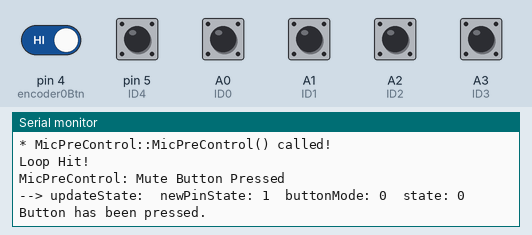
Recording of a sketch running on a simulated Arduino Uno, built with avr-gcc and run on an emulated ATmega328P. On the bench: the last lines printed to the serial monitor. Inputs (shaded band) come from the test bench; at power-on: A0 (ID0), A1 (ID1), A2 (ID2), A3 (ID3), pin 4 (encoder0Btn), pin 5 (ID4) HIGH.

Above: at 1.3 s.
1.4 s: pin 4 (encoder0Btn) driven LOW
At 1.9 s:
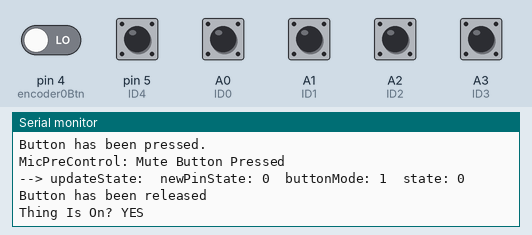
3.0 s: pin 4 (encoder0Btn) driven HIGH
At 4.2 s:
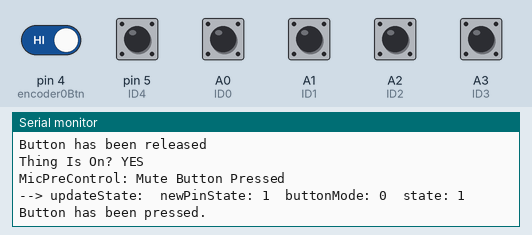
4.5 s: pin 4 (encoder0Btn) driven LOW
At 5.8 s:
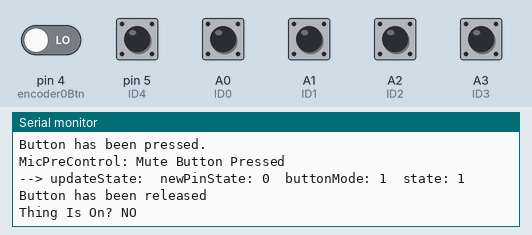

Measured:
- after the input at 1.4 s, the serial monitor: prints a new line after 0.12 s (image 1)
- after the input at 3.0 s, the serial monitor: prints a new line at once (image 2)
- after the input at 4.5 s, the serial monitor: prints a new line at once (image 3)

The sketch:

SSD1306_Test.ino
```cpp
#include "GainEncoder.h"
#include "DataReadout.h"
#include "MicPreData.h"
#include "MicPreControl.h"

/*
   Screen
*/
#include <Adafruit_GFX.h>
#include <Adafruit_SSD1306.h>

#define SCREEN_WIDTH 128
#define SCREEN_HEIGHT 64

Adafruit_SSD1306 display(SCREEN_WIDTH, SCREEN_HEIGHT, &Wire, -1);

/*
   Encoder
*/
#define encoder0PinA 2
#define encoder0PinB 3
#define encoder0Btn 4

#define EncoderMin 1
#define EncoderMax 120
#define EncoderStep 8

volatile int encoder0Pos = 0;
volatile int AValue;
volatile int BValue;
volatile int rotationStep, newRotationStep, btn;


/* Buttons */
#define phantomButton 8
#define polarityButton 9
#define inputZButton 10
#define padButton 11
#define hpfButton 12

/*
   ID DIP Switches

  #define ID0 A0
  #define ID1 A1
  #define ID2 A2
  #define ID3 A3
  #define ID4 A4
*/


//GainEncoder encoder;
MicPreControl micPreControl;
DataReadout dataReadout;
MicPreData micPreData;


void setup() {
  Serial.begin(115200);

  micPreData = MicPreData(deviceID());

  //  encoder = GainEncoder();
  //  attachInterrupt(0, readEncoder, CHANGE);
  //  attachInterrupt(digitalPinToInterrupt(2), readEncoder, CHANGE);

  // Buttons
  buttonConfig();

  // Encoder
  encoderConfig();

  // Device ID
  //  deviceIDConfig();

  // OLED Display
//  if (!display.begin(SSD1306_SWITCHCAPVCC, 0x3C)) {
//    Serial.println("SSD1306 Allocation Failed!!!");
//    for (;;);
//  }
//  else {
//    Serial.println("---> SSD1306 Allocated!!!");
//  }

//  dataReadout = DataReadout(&display, &micPreData);

  micPreControl = MicPreControl(&micPreData);
//  micPreControl.setInfo(&micPreData, &dataReadout);
}


void encoderConfig() {
  Serial.println("encoderConfig called");
  pinMode(encoder0PinA, INPUT_PULLUP);
  pinMode(encoder0PinB, INPUT_PULLUP);
  pinMode(encoder0Btn, INPUT_PULLUP);

//  attachInterrupt(0, readEncoder, CHANGE);
}


void buttonConfig() {
  Serial.println("buttonConfig called");
  pinMode(phantomButton, INPUT);
  pinMode(polarityButton, INPUT);
  pinMode(inputZButton, INPUT);
  pinMode(padButton, INPUT);
  pinMode(hpfButton, INPUT);
}


int deviceID() {
  Serial.print("Setting Device ID:  ");
  const int ID0 = A0;
  const int ID1 = A1;
  const int ID2 = A2;
  const int ID3 = A3;
  const int ID4 = 5;

  pinMode(ID0, INPUT_PULLUP);
  pinMode(ID1, INPUT_PULLUP);
  pinMode(ID2, INPUT_PULLUP);
  pinMode(ID3, INPUT_PULLUP);
  pinMode(ID4, INPUT_PULLUP);

  int id0 = !digitalRead(ID0) << 0;
  int id1 = !digitalRead(ID1) << 1;
  int id2 = !digitalRead(ID2) << 2;
  int id3 = !digitalRead(ID3) << 3;
  int id4 = !digitalRead(ID4) << 4;

  int deviceID = id0 ^ id1 ^ id2 ^ id3 ^ id4;
  Serial.println(deviceID);

  return deviceID;
}


/*
   Encoder
*/

void readEncoder() {
  Serial.println("readEncoder() called");

   micPreControl.updateGainLevel(digitalRead(encoder0PinA), digitalRead(encoder0PinB));

  //    dataReadout.updateDisplay();
}


/*
   Loop
*/

bool loopHit = false;

void loop() {
  if (loopHit == false) {
    Serial.println("Loop Hit!");
    loopHit = true;
  }

  micPreControl.updateMute(bool(digitalRead(encoder0Btn)));
  //
  //  micPreControl.updatePad(bool(digitalRead(padButton)));
  //  micPreControl.updatePhantom(bool(digitalRead(phantomButton)));
  //  micPreControl.updatePolarity(bool(digitalRead(polarityButton)));
  //  micPreControl.updateInputZ(bool(digitalRead(inputZButton)));
  //  micPreControl.updateHPF(bool(digitalRead(hpfButton)));

  //  serialPrintData();

  //    dataReadout.updateDisplay();

  delay(250);
}


//void serialPrintData() {
//  if (micPreData.muteButtonState == LOW) {
//    //  if (digitalRead(MUTE_BUTTON) == HIGH || digitalRead(encoder0Btn) == HIGH) {
//    Serial.println("MUTE should be Shown!");
//  }
//
//  Serial.print("\nEncoder Button State:  ");
//  Serial.println(micPreData.muteButtonState == HIGH ? "HIGH" : "LOW");
//
//  Serial.print("Phantom State:  ");
//  Serial.println(micPreData.phantomButtonState == HIGH ? "HIGH" : "LOW");
//
//  Serial.print("Polarity State:  ");
//  Serial.println(micPreData.polarityButtonState == HIGH ? "HIGH" : "LOW");
//
//  Serial.print("Input Z State:  ");
//  Serial.println(micPreData.inputZButtonState == HIGH ? "HIGH" : "LOW");
//
//  Serial.print("Pad State:  ");
//  Serial.println(micPreData.padButtonState == HIGH ? "HIGH" : "LOW");
//
//  Serial.print("HPF State:  ");
//  Serial.println(micPreData.highPassFilterButtonState == HIGH ? "HIGH" : "LOW");
//
//}
```

DataReadout.cpp
```cpp
#include "DataReadout.h"

/*
   Constructor
*/
DataReadout::DataReadout(Adafruit_SSD1306 *readout, MicPreData *data) {
  Serial.println("* DataReadout init called!");

  display = readout;
  micPreData = data;

  if (!display->begin(SSD1306_SWITCHCAPVCC, 0x3C)) {
    Serial.println("SSD1306 Allocation Failed!!!");
    for (;;);
  }
  else {
    Serial.println("---> SSD1306 Allocated!!!");
  }

  // Causes Issue....
  //  displayAllItems();

  //  delay(2000);
}


void DataReadout::updateDisplay() {
  Serial.println("DataReadout::updateDisplay called!");

  if (micPreData->muteButtonState == LOW) {
    displayMute();
  }
  else {
    displayAllItems();
  }
}


/*
   Private
*/

void DataReadout::resetText() {
  display->setTextColor(WHITE);
  display->setTextSize(2);
  display->setFont(NULL);
}


void DataReadout::displayPhantom() {
  resetText();
  display->setCursor(1, 1);

  if (micPreData->phantomButtonState == HIGH) {
    display->println("48");
  }
}


void DataReadout::displayPolarity() {
  resetText();

  if (micPreData->polarityButtonState == HIGH) {
    display->setCursor(41, 1);
    display->println("180");
  }
}


void DataReadout::displayInputZ() {
  resetText();

  display->setCursor(92, 1);
  display->println(micPreData->inputZButtonState == LOW ? "LOW" : "HI");
}


void DataReadout::displayPad() {
  resetText();

  if (micPreData->padButtonState == HIGH) {
    display->setCursor(92, 26);
    display->println("PAD");
  }
}


void DataReadout::displayHPF() {
  resetText();

  if (micPreData->highPassFilterButtonState == HIGH) {
    display->setCursor(92, 50);
    display->println("HPF");
  }
}


void DataReadout::displayGain() {
  display->setTextSize(3);
  display->setCursor(1, 35);
  display->println("+");

  display->setTextSize(5);
  display->setCursor(20, 28);
  display->println(micPreData->gainLevel);
}


void DataReadout::displayAllItems() {
  display->clearDisplay();
  display->invertDisplay(false);

  display->setTextColor(WHITE);
  display->setTextSize(2);
  display->setFont(NULL);

  displayPhantom();

  displayPolarity();

  displayInputZ();

  displayPad();

  displayHPF();

  displayGain();

  display->display();
}


void DataReadout::displayMute() {
  display->clearDisplay();
  display->invertDisplay(true);

  display->drawRect(0, 0, 128, 16, WHITE);

  display->setTextColor(WHITE);
  display->setTextSize(5);
  display->setFont(NULL);

  display->setCursor(7, 23);
  display->println("MUTE");
  display->display();

  delay(2000);
}
```

DataReadout.h
```cpp
#ifndef DATAREADOUT_H
#define DATAREADOUT_H

#include <Wire.h>
#include <Adafruit_GFX.h>
#include <Adafruit_SSD1306.h>
#include "MicPreData.h"


class DataReadout {
  private:
    Adafruit_SSD1306 *display;

    void resetText();

    void displayAllItems();
    void displayMute();
    void displayID();

    void displayPhantom();
    void displayPolarity();
    void displayInputZ();
    void displayPad();
    void displayHPF();
    void displayGain();

    MicPreData *micPreData;


  public:
    void updateDisplay();

    DataReadout() {}
    DataReadout(Adafruit_SSD1306 *readout, MicPreData *data);
};

#endif
```

GainEncoder.cpp
```cpp
#include "GainEncoder.h"
#include <Arduino.h>


GainEncoder::GainEncoder() {
  Serial.println("GainEncoder init!!!");

  pinMode(encoder0PinA, INPUT_PULLUP);
  pinMode(encoder0PinB, INPUT_PULLUP);
  pinMode(encoder0Btn, INPUT_PULLUP);

//  attachInterrupt(0, readEncoder, CHANGE);
}


// Public

void GainEncoder::readEncoder() {
  Serial.println("GainEncoder::readEncoder() called");

  AValue = digitalRead(encoder0PinA);
  BValue = digitalRead(encoder0PinB);

  if (encoder0Pos >= EncoderMin && encoder0Pos <= EncoderMax) {
    AValue == BValue ? encoder0Pos++ : encoder0Pos--;
  }

  //  Serial.print("doEncoder:  Current Encoder Value = ");
  //  Serial.println(encoder0Pos);

  newRotationStep = (encoder0Pos / EncoderStep);

  if (newRotationStep != rotationStep && encoder0Pos >= EncoderStep) {
    rotationStep = newRotationStep;
    Serial.print("\nRotationStep = ");
    Serial.println(rotationStep);
  }

  if (encoder0Pos < EncoderMin) {
    Serial.print(EncoderMin);
    Serial.println(" Hit, No Change");
    encoder0Pos = EncoderMin;
    rotationStep = EncoderMin;
  }
  else if (encoder0Pos > EncoderMax) {
    Serial.print(EncoderMax);
    Serial.println(" Hit, No Change");
    encoder0Pos = EncoderMax;
    rotationStep = EncoderMax / EncoderStep;
  }

//  return rotationStep;
}
```

GainEncoder.h
```cpp
#ifndef GAINENCODER_H
#define GAINENCODER_H


/*
   Encoder
*/
#define encoder0PinA 2
#define encoder0PinB 3
#define encoder0Btn 4

#define EncoderMin 1
#define EncoderMax 120
#define EncoderStep 8

class GainEncoder  {
  private:
    volatile int encoder0Pos = 0;
    volatile int AValue;
    volatile int BValue;
    volatile int rotationStep, newRotationStep, btn;

  public:
    void readEncoder();

    GainEncoder();

};

#endif
```

MicPreControl.cpp
```cpp
#include "MicPreControl.h"


//MicPreControl::MicPreControl(MicPreData *data, DataReadout *readoutDisplay)  {
//  Serial.println("* MicPreControl::MicPreControl() called!");
//
//  micPreData = data;
//  dataReadout = readoutDisplay;
//  //  network = NetworkInterface(id);
//}


MicPreControl::MicPreControl(MicPreData *data)  {
  Serial.println("* MicPreControl::MicPreControl() called!");
    micPreData = data;
}


//void MicPreControl::setInfo(MicPreData *data, DataReadout *readoutDisplay)  {
//  Serial.println("* MicPreControl: setInfo() called!");
//  micPreData = data;
//  dataReadout = readoutDisplay;
//}


/*
   Public
*/

void MicPreControl::updateGainLevel(int AValue, int BValue) {
  return;


//  Serial.println("MicPreControl: Phantom Button Pressed");
//  Serial.print("MicPreControl::updateGainLevel:  Current Encoder Value = ");
//
//  if (encoder0Pos >= EncoderMin && encoder0Pos <= EncoderMax) {
//    AValue == BValue ? encoder0Pos++ : encoder0Pos--;
//  }
//
//  newRotationStep = (encoder0Pos / EncoderStep);
//
//  if (newRotationStep != rotationStep && encoder0Pos >= EncoderStep) {
//    rotationStep = newRotationStep;
//    Serial.print("\nRotationStep = ");
//    Serial.println(rotationStep);
//  }
//
//  if (encoder0Pos < EncoderMin) {
//    Serial.print(EncoderMin);
//    Serial.println(" Hit, No Change");
//    encoder0Pos = EncoderMin;
//    rotationStep = EncoderMin;
//  }
//  else if (encoder0Pos > EncoderMax) {
//    Serial.print(EncoderMax);
//    Serial.println(" Hit, No Change");
//    encoder0Pos = EncoderMax;
//    rotationStep = EncoderMax / EncoderStep;
//  }

//  if (micPreData->gainLevel != rotationStep) {
//    Serial.println("MicPreControl: Pad Button Pressed");
//    micPreData->gainLevel = rotationStep;
//  }
//
//  dataReadout->updateDisplay();
}


void MicPreControl::updatePad(bool newPinState) {
  if (micPreData->padButtonState != newPinState) {
    Serial.println("MicPreControl: Pad Button Pressed");
    updateState(newPinState, &micPreData->padButtonState, &micPreData->padEngaged);
  }
}


void MicPreControl::updatePhantom(bool newPinState) {
  if (micPreData->phantomButtonState != newPinState) {
    Serial.println("MicPreControl: Phantom Button Pressed");
    updateState(newPinState, &micPreData->phantomButtonState, &micPreData->phantomEngaged);
  }
}


void MicPreControl::updatePolarity(bool newPinState) {
  if (micPreData->polarityButtonState != newPinState) {
    Serial.println("MicPreControl: Polarity Button Pressed");
    updateState(newPinState, &micPreData->polarityButtonState, &micPreData->polarityInverted);
  }
}


void MicPreControl::updateInputZ(bool newPinState) {
  if (micPreData->inputZButtonState != newPinState) {
    Serial.println("MicPreControl: InputZ Button Pressed");
    updateState(newPinState, &micPreData->inputZButtonState, &micPreData->inputZIsHigh);
  }
}


void MicPreControl::updateMute(bool newPinState) {
  if (micPreData->muteButtonState != newPinState) {
    Serial.println("MicPreControl: Mute Button Pressed");
    updateState(newPinState, &micPreData->muteButtonState, &micPreData->muteEngaged);
  }
}


void MicPreControl::updateHPF(bool newPinState) {
  if (micPreData->highPassFilterButtonState != newPinState) {
    Serial.println("MicPreControl: High Pass Filter Button Pressed");
    updateState(newPinState, &micPreData->highPassFilterButtonState, &micPreData->highPassFilterEngaged);
  }
}


/*
   Pin State (Pressed/Released)

   Function Button Mode (Pressed/Released)
   Function Button State (On/Off)

   Function State (active/inactive)
*/

// Private
void MicPreControl::updateState(bool newPinState, bool *buttonMode, bool *state) {
  Serial.print("\n--> updateState:  ");
  Serial.print("newPinState: ");
  Serial.print(newPinState);
  Serial.print("\tbuttonMode: ");
  Serial.print(*buttonMode);
  Serial.print("\tstate: ");
  Serial.println(*state);

  if ((newPinState == true) && (*buttonMode == false)) {
    *buttonMode = true;
    Serial.println("Button has been pressed.");
  }
  else if ((newPinState == false) && (*buttonMode == true)) {
    *buttonMode = false;
    Serial.println("Button has been released");
    *state = *state == true ? false : true;

    Serial.print("Thing Is On? ");
    Serial.println(*state == true ? "YES" : "NO");
  }

  /*
    Send Data to Network for re-sending to Pre
  */
}
```

MicPreControl.h
```cpp
#ifndef MICPRECONTROL_H
#define MICPRECONTROL_H

#include <Arduino.h>
#include "MicPreData.h"
#include "DataReadout.h"
//#include "NetworkInterface.h"


//#define EncoderMin 1
//#define EncoderMax 120
//#define EncoderStep 8


class MicPreControl {
  private:
    MicPreData *micPreData;
//    DataReadout *dataReadout;
    //    NetworkInterface network;

    bool dataChanged;
//    volatile int encoder0Pos;
//    volatile int rotationStep, newRotationStep, btn;

    void updateState(bool newPinState, bool *buttonMode, bool *state);


  public:
    void updateGainLevel(int AValue, int BValue);

    void updateMute(bool newPinState);

    void updatePad(bool newPinState);
    void updatePhantom(bool newPinState);
    void updatePolarity(bool newPinState);
    void updateInputZ(bool newPinState);
    void updateHPF(bool newPinState);

//    void setInfo(MicPreData *data, DataReadout *readoutDisplay);

    // Constructors
    MicPreControl() { }
        MicPreControl(MicPreData *data);

    //    MicPreControl(int id, MicPreData *data, DataReadout *readoutDisplay);
//    MicPreControl(MicPreData *data, DataReadout *readoutDisplay);
};

#endif
```

MicPreData.h
```cpp
#ifndef MICPREDATA_H
#define MICPREDATA_H

#include <HardwareSerial.h>


typedef struct MicPreData {
  unsigned int deviceID;

  unsigned int gainLevel;
  bool padEngaged;
  bool phantomEngaged;
  bool polarityInverted;
  bool inputZIsHigh;
  bool muteEngaged;
  bool highPassFilterEngaged;

  // Needed to keep local and remote interfaces in sync

  bool padButtonState;
  bool phantomButtonState;
  bool polarityButtonState;
  bool inputZButtonState;
  bool muteButtonState;
  bool highPassFilterButtonState;


  MicPreData() { }

  MicPreData(int id) {
    Serial.print("* MicPreData(int id) called!  ID = ");
    Serial.println(id);

    deviceID = id;
    gainLevel = 1;

    padEngaged = false;
    phantomEngaged = false;
    polarityInverted = false;
    inputZIsHigh = false;
    muteEngaged = false;
    highPassFilterEngaged = false;

    padButtonState = false;
    phantomButtonState = false;
    polarityButtonState = false;
    inputZButtonState = false;
    muteButtonState = false;
    highPassFilterButtonState = false;
  }

  void serialPrintData() {
    //  if (muteButtonState == LOW) {
    //    //  if (digitalRead(MUTE_BUTTON) == HIGH || digitalRead(encoder0Btn) == HIGH) {
    //    Serial.println("MUTE should be Shown!");
    //  }

    // Mute
    Serial.print("\nEncoder Button State:  ");
    Serial.println(muteButtonState == HIGH ? "HIGH" : "LOW");
    Serial.print("Mute Engaged:  ");
    Serial.println(muteEngaged == HIGH ? "YES" : "NO");

    // Phantom
    Serial.print("Phantom State:  ");
    Serial.println(phantomButtonState == HIGH ? "HIGH" : "LOW");
    Serial.print("Phantom Engaged:  ");
    Serial.println(phantomEngaged == HIGH ? "YES" : "NO");

    // Polarity
    Serial.print("Polarity State:  ");
    Serial.println(polarityButtonState == HIGH ? "HIGH" : "LOW");
    Serial.print("Polarity Inverted:  ");
    Serial.println(polarityInverted == HIGH ? "YES" : "NO");

    // Input Z
    Serial.print("Input Z State:  ");
    Serial.println(inputZButtonState == HIGH ? "HIGH" : "LOW");
    Serial.print("Mute Engaged:  ");
    Serial.println(inputZIsHigh == HIGH ? "YES" : "NO");

    // Pad
    Serial.print("Pad State:  ");
    Serial.println(padButtonState == HIGH ? "HIGH" : "LOW");
    Serial.print("Pad Engaged:  ");
    Serial.println(padEngaged == HIGH ? "YES" : "NO");

    // High Pass Filter
    Serial.print("HPF State:  ");
    Serial.println(highPassFilterButtonState == HIGH ? "HIGH" : "LOW");
    Serial.print("HPF Engaged:  ");
    Serial.println(highPassFilterEngaged == HIGH ? "YES" : "NO");

  }

  //  DisplayData createFromData(DisplayData data) {
  //        Serial.println("resetData() called.");
  //
  //    DisplayData data = DisplayData();
  //
  //    data.padButtonState = padButtonState;
  //    data.phantomButtonState = phantomButtonState;
  //    data.polarityButtonState = polarityButtonState;
  //    data.inputZButtonState = inputZButtonState;
  //    data.muteButtonState = muteButtonState;
  //    data.highPassFilterButtonState = highPassFilterButtonState;
  //
  //    return data;
  //  }

} MicPreData;

#endif
```
